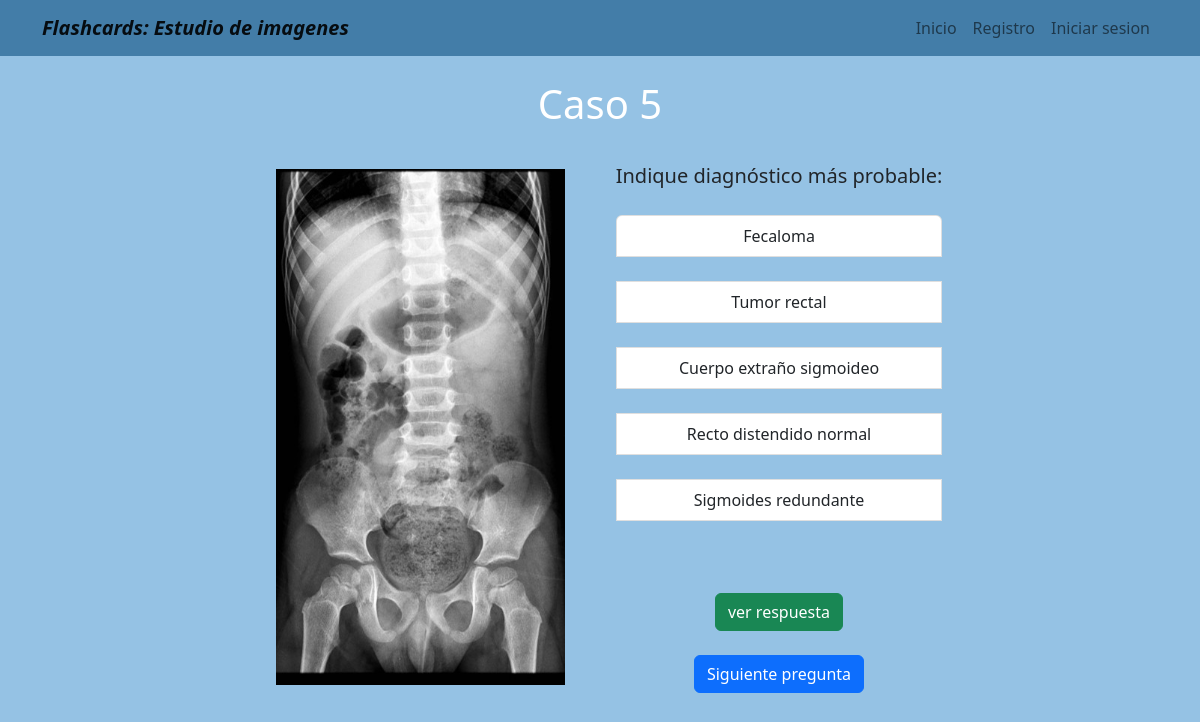
/alternativas/5/, run on the app's committed database.
### alternativas/models.py (models this page shows)
class secc_alternativa(models.Model):
    numero_respuesta_alt= PositiveSmallIntegerField(default=1)
    alternativa_1= CharField(max_length=100, blank=True)
    alternativa_2= CharField(max_length=100, blank=True)
    alternativa_3= CharField(max_length=100, blank=True)
    alternativa_4= CharField(max_length=100, blank=True)
    alternativa_5= CharField(max_length=100, blank=True)
    alternativa_respuesta= CharField(max_length=100, blank=True)
    descripcion_breve = CharField(max_length=600, blank=True)
    url_info_esp= URLField(blank=True)
    url_info_ing= URLField(blank=True)
    imagen_con_patologia= ImageField(upload_to='estudio/images/')
    pregunta= CharField(max_length=500, blank=True)

### alternativas/views.py (the view)
# urls.py: path('5/', cinco, name='cinco'),
def cinco(request):
    quinto= secc_alternativa.objects.filter(numero_respuesta_alt=5)
    return render(request, '5.html',{'quinto':quinto})

### alternativas/templates/5.html
{% extends "layout.html" %}
{% block content %}
{% for info in quinto %}
<h1 style="color:white ; text-align:center;"> Caso {{info.numero_respuesta_alt}}</h1> <br/>
  <td style="padding-left: 20px;">
    <img src=" {{info.imagen_con_patologia.url}}" width="75%" > <br>
  </td>
  <td style="padding-right: 50px;">
    <a style=" font-size: 20px">{{info.pregunta}} </a> <br><br>
    <div class="list-group">
      <a class="list-group-item list-group-item-action">{{info.alternativa_1}} </a> <br>
      <a class="list-group-item list-group-item-action">{{info.alternativa_2}} </a> <br>
      <a class="list-group-item list-group-item-action">{{info.alternativa_3}} </a> <br>
      <a class="list-group-item list-group-item-action">{{info.alternativa_4}} </a> <br>
      <a class="list-group-item list-group-item-action">{{info.alternativa_5}} </a> <br>
  </div>
  <br> <br> <a class="btn btn-success text-center contenedor-boton-inicio" href="{% url 'cinco_r' %}" role="button" > ver respuesta </a>
  <br> <br> <a class="btn btn-primary text-center contenedor-boton-inicio" href="{% url 'seis' %}" role="button" > Siguiente pregunta </a>
</td>
{% endfor %}
{% endblock %}

### home/templates/layout.html (style rules this page uses)
body { background-color:#95c2e4; text-align: center; }
.contenedor-boton-inicio { display: inline-flex; }

### data on the page
secc_alternativa: numero_respuesta_alt "5", imagen_con_patologia (picture), pregunta "Indique diagnóstico más probable:", alternativa_1 "Fecaloma", alternativa_2 "Tumor rectal", alternativa_3 "Cuerpo extraño sigmoideo", alternativa_4 "Recto distendido normal", alternativa_5 "Sigmoides redundante"
